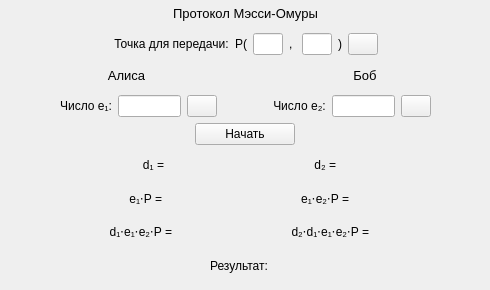
      <widget class="QWidget" name="page_4">
       <widget class="QWidget" name="verticalLayoutWidget">
        <property name="geometry">
         <rect>
          <x>10</x>
          <y>0</y>
          <width>471</width>
          <height>281</height>
         </rect>
        </property>
        <layout class="QVBoxLayout" name="verticalLayout">
         <property name="spacing">
          <number>6</number>
         </property>
         <item>
          <widget class="QLabel" name="label_19">
           <property name="font">
            <font>
             <pointsize>10</pointsize>
            </font>
           </property>
           <property name="text">
            <string>Протокол Мэсси-Омуры</string>
           </property>
           <property name="alignment">
            <set>Qt::AlignCenter</set>
           </property>
          </widget>
         </item>
         <item>
          <layout class="QHBoxLayout" name="horizontalLayout_2">
           <item>
            <spacer name="horizontalSpacer_4">
             <property name="orientation">
              <enum>Qt::Horizontal</enum>
             </property>
             <property name="sizeHint" stdset="0">
              <size>
               <width>40</width>
               <height>20</height>
              </size>
             </property>
            </spacer>
           </item>
           <item>
            <widget class="QLabel" name="label_23">
             <property name="text">
              <string>Точка для передачи:</string>
             </property>
             <property name="textFormat">
              <enum>Qt::AutoText</enum>
             </property>
             <property name="alignment">
              <set>Qt::AlignCenter</set>
             </property>
            </widget>
           </item>
           <item>
            <widget class="QLabel" name="label_27">
             <property name="text">
              <string>P(</string>
             </property>
             <property name="alignment">
              <set>Qt::AlignRight|Qt::AlignTrailing|Qt::AlignVCenter</set>
             </property>
            </widget>
           </item>
           <item>
            <widget class="QLineEdit" name="xMOLineEdit">
             <property name="maximumSize">
              <size>
               <width>30</width>
               <height>16777215</height>
              </size>
             </property>
             <property name="alignment">
              <set>Qt::AlignRight|Qt::AlignTrailing|Qt::AlignVCenter</set>
             </property>
            </widget>
           </item>
           <item>
            <widget class="QLabel" name="label_28">
             <property name="text">
              <string>, </string>
             </property>
             <property name="alignment">
              <set>Qt::AlignCenter</set>
             </property>
            </widget>
           </item>
           <item>
            <widget class="QLineEdit" name="yMOLineEdit">
             <property name="maximumSize">
              <size>
               <width>30</width>
               <height>16777215</height>
              </size>
             </property>
             <property name="alignment">
              <set>Qt::AlignRight|Qt::AlignTrailing|Qt::AlignVCenter</set>
             </property>
            </widget>
           </item>
           <item>
            <widget class="QLabel" name="label_26">
             <property name="text">
              <string>)</string>
             </property>
            </widget>
           </item>
           <item>
            <widget class="QPushButton" name="randomPointMOButton">
             <property name="maximumSize">
              <size>
               <width>30</width>
               <height>16777215</height>
              </size>
             </property>
             <property name="text">
              <string/>
             </property>
             <property name="icon">
              <iconset>
               <normaloff>play.png</normaloff>play.png</iconset>
             </property>
            </widget>
           </item>
           <item>
            <spacer name="horizontalSpacer_3">
             <property name="orientation">
              <enum>Qt::Horizontal</enum>
             </property>
             <property name="sizeHint" stdset="0">
              <size>
               <width>40</width>
               <height>20</height>
              </size>
             </property>
            </spacer>
           </item>
          </layout>
         </item>
         <item>
          <layout class="QHBoxLayout" name="horizontalLayout_11">
           <item>
            <widget class="QLabel" name="label_35">
             <property name="font">
              <font>
               <pointsize>10</pointsize>
              </font>
             </property>
             <property name="text">
              <string>Алиса</string>
             </property>
             <property name="alignment">
              <set>Qt::AlignCenter</set>
             </property>
            </widget>
           </item>
           <item>
            <widget class="QLabel" name="label_29">
             <property name="font">
              <font>
               <pointsize>10</pointsize>
              </font>
             </property>
             <property name="text">
              <string>Боб</string>
             </property>
             <property name="alignment">
              <set>Qt::AlignCenter</set>
             </property>
            </widget>
           </item>
          </layout>
         </item>
         <item>
          <layout class="QHBoxLayout" name="horizontalLayout_6">
           <item>
            <spacer name="horizontalSpacer_10">
             <property name="orientation">
              <enum>Qt::Horizontal</enum>
             </property>
             <property name="sizeType">
              <enum>QSizePolicy::Fixed</enum>
             </property>
             <property name="sizeHint" stdset="0">
              <size>
               <width>50</width>
               <height>20</height>
              </size>
             </property>
            </spacer>
           </item>
           <item>
            <widget class="QLabel" name="label_16">
             <property name="text">
              <string>Число e₁:</string>
             </property>
             <property name="alignment">
              <set>Qt::AlignCenter</set>
             </property>
            </widget>
           </item>
           <item>
            <widget class="QLineEdit" name="valueEMOLineEdit_1">
             <property name="alignment">
              <set>Qt::AlignCenter</set>
             </property>
            </widget>
           </item>
           <item>
            <widget class="QPushButton" name="randomValueEMOButton_1">
             <property name="maximumSize">
              <size>
               <width>30</width>
               <height>16777215</height>
              </size>
             </property>
             <property name="text">
              <string/>
             </property>
             <property name="icon">
              <iconset>
               <normaloff>play.png</normaloff>play.png</iconset>
             </property>
            </widget>
           </item>
           <item>
            <spacer name="horizontalSpacer_2">
             <property name="orientation">
              <enum>Qt::Horizontal</enum>
             </property>
             <property name="sizeType">
              <enum>QSizePolicy::MinimumExpanding</enum>
             </property>
             <property name="sizeHint" stdset="0">
              <size>
               <width>50</width>
               <height>20</height>
              </size>
             </property>
            </spacer>
           </item>
           <item>
            <widget class="QLabel" name="label_30">
             <property name="text">
              <string>Число e₂:</string>
             </property>
             <property name="alignment">
              <set>Qt::AlignCenter</set>
             </property>
            </widget>
           </item>
           <item>
            <widget class="QLineEdit" name="valueEMOLineEdit_2">
             <property name="alignment">
              <set>Qt::AlignCenter</set>
             </property>
            </widget>
           </item>
           <item>
            <widget class="QPushButton" name="randomValueEMOButton_2">
             <property name="maximumSize">
              <size>
               <width>30</width>
               <height>16777215</height>
              </size>
             </property>
             <property name="text">
              <string/>
             </property>
             <property name="icon">
              <iconset>
               <normaloff>play.png</normaloff>play.png</iconset>
             </property>
            </widget>
           </item>
           <item>
            <spacer name="horizontalSpacer_11">
             <property name="orientation">
              <enum>Qt::Horizontal</enum>
             </property>
             <property name="sizeType">
              <enum>QSizePolicy::Fixed</enum>
             </property>
             <property name="sizeHint" stdset="0">
              <size>
               <width>50</width>
               <height>20</height>
              </size>
             </property>
            </spacer>
           </item>
          </layout>
         </item>
         <item>
          <layout class="QHBoxLayout" name="horizontalLayout_5">
           <item>
            <widget class="QPushButton" name="protocolMOButton">
             <property name="maximumSize">
              <size>
               <width>100</width>
               <height>16777215</height>
              </size>
             </property>
             <property name="text">
              <string>Начать</string>
             </property>
             <property name="autoDefault">
              <bool>true</bool>
             </property>
            </widget>
           </item>
          </layout>
         </item>
         <item>
          <layout class="QHBoxLayout" name="horizontalLayout_12">
           <item>
            <spacer name="horizontalSpacer_12">
             <property name="orientation">
              <enum>Qt::Horizontal</enum>
             </property>
             <property name="sizeType">
              <enum>QSizePolicy::Expanding</enum>
             </property>
             <property name="sizeHint" stdset="0">
              <size>
               <width>50</width>
               <height>20</height>
              </size>
             </property>
            </spacer>
           </item>
           <item>
            <widget class="QLabel" name="label_36">
             <property name="text">
              <string>d₁ =</string>
             </property>
             <property name="alignment">
              <set>Qt::AlignRight|Qt::AlignTrailing|Qt::AlignVCenter</set>
             </property>
            </widget>
           </item>
           <item>
            <widget class="QLabel" name="resultDMOLabel_1">
             <property name="text">
              <string/>
             </property>
            </widget>
           </item>
           <item>
            <spacer name="horizontalSpacer_13">
             <property name="orientation">
              <enum>Qt::Horizontal</enum>
             </property>
             <property name="sizeType">
              <enum>QSizePolicy::MinimumExpanding</enum>
             </property>
             <property name="sizeHint" stdset="0">
              <size>
               <width>50</width>
               <height>20</height>
              </size>
             </property>
            </spacer>
           </item>
           <item>
            <widget class="QLabel" name="label_37">
             <property name="text">
              <string>d₂ =</string>
             </property>
             <property name="alignment">
              <set>Qt::AlignRight|Qt::AlignTrailing|Qt::AlignVCenter</set>
             </property>
            </widget>
           </item>
           <item>
            <widget class="QLabel" name="resultDMOLabel_2">
             <property name="text">
              <string/>
             </property>
            </widget>
           </item>
           <item>
            <spacer name="horizontalSpacer_14">
             <property name="orientation">
              <enum>Qt::Horizontal</enum>
             </property>
             <property name="sizeType">
              <enum>QSizePolicy::Expanding</enum>
             </property>
             <property name="sizeHint" stdset="0">
              <size>
               <width>50</width>
               <height>20</height>
              </size>
             </property>
            </spacer>
           </item>
          </layout>
         </item>
         <item>
          <layout class="QHBoxLayout" name="horizontalLayout_13">
           <item>
            <spacer name="horizontalSpacer_15">
             <property name="orientation">
              <enum>Qt::Horizontal</enum>
             </property>
             <property name="sizeType">
              <enum>QSizePolicy::Expanding</enum>
             </property>
             <property name="sizeHint" stdset="0">
              <size>
               <width>50</width>
               <height>20</height>
              </size>
             </property>
            </spacer>
           </item>
           <item>
            <widget class="QLabel" name="label_42">
             <property name="text">
              <string>e₁⋅P =</string>
             </property>
             <property name="alignment">
              <set>Qt::AlignRight|Qt::AlignTrailing|Qt::AlignVCenter</set>
             </property>
            </widget>
           </item>
           <item>
            <widget class="QLabel" name="resultEMOLabel">
             <property name="text">
              <string/>
             </property>
            </widget>
           </item>
           <item>
            <spacer name="horizontalSpacer_16">
             <property name="orientation">
              <enum>Qt::Horizontal</enum>
             </property>
             <property name="sizeType">
              <enum>QSizePolicy::MinimumExpanding</enum>
             </property>
             <property name="sizeHint" stdset="0">
              <size>
               <width>50</width>
               <height>20</height>
              </size>
             </property>
            </spacer>
           </item>
           <item>
            <widget class="QLabel" name="label_45">
             <property name="text">
              <string>e₁⋅e₂⋅P =</string>
             </property>
             <property name="alignment">
              <set>Qt::AlignRight|Qt::AlignTrailing|Qt::AlignVCenter</set>
             </property>
            </widget>
           </item>
           <item>
            <widget class="QLabel" name="resultEEMOLabel">
             <property name="text">
              <string/>
             </property>
            </widget>
           </item>
           <item>
            <spacer name="horizontalSpacer_17">
             <property name="orientation">
              <enum>Qt::Horizontal</enum>
             </property>
             <property name="sizeType">
              <enum>QSizePolicy::Expanding</enum>
             </property>
             <property name="sizeHint" stdset="0">
              <size>
               <width>50</width>
               <height>20</height>
              </size>
             </property>
            </spacer>
           </item>
          </layout>
         </item>
         <item>
          <layout class="QHBoxLayout" name="horizontalLayout_20">
           <item>
            <spacer name="horizontalSpacer_31">
             <property name="orientation">
              <enum>Qt::Horizontal</enum>
             </property>
             <property name="sizeHint" stdset="0">
              <size>
               <width>40</width>
               <height>20</height>
              </size>
             </property>
            </spacer>
           </item>
           <item>
            <widget class="QLabel" name="label_55">
             <property name="text">
              <string>d₁⋅e₁⋅e₂⋅P =</string>
             </property>
             <property name="alignment">
              <set>Qt::AlignRight|Qt::AlignTrailing|Qt::AlignVCenter</set>
             </property>
            </widget>
           </item>
           <item>
            <widget class="QLabel" name="resultDEEMOLabel">
             <property name="text">
              <string/>
             </property>
            </widget>
           </item>
           <item>
            <spacer name="horizontalSpacer_33">
             <property name="orientation">
              <enum>Qt::Horizontal</enum>
             </property>
             <property name="sizeType">
              <enum>QSizePolicy::MinimumExpanding</enum>
             </property>
             <property name="sizeHint" stdset="0">
              <size>
               <width>50</width>
               <height>20</height>
              </size>
             </property>
            </spacer>
           </item>
           <item>
            <widget class="QLabel" name="label_57">
             <property name="text">
              <string>d₂⋅d₁⋅e₁⋅e₂⋅P =</string>
             </property>
             <property name="alignment">
              <set>Qt::AlignRight|Qt::AlignTrailing|Qt::AlignVCenter</set>
             </property>
            </widget>
           </item>
           <item>
            <widget class="QLabel" name="resultDDEEMOLabel">
             <property name="text">
              <string/>
             </property>
            </widget>
           </item>
           <item>
            <spacer name="horizontalSpacer_32">
             <property name="orientation">
              <enum>Qt::Horizontal</enum>
             </property>
             <property name="sizeHint" stdset="0">
              <size>
               <width>40</width>
               <height>20</height>
              </size>
             </property>
            </spacer>
           </item>
          </layout>
         </item>
         <item>
          <layout class="QHBoxLayout" name="horizontalLayout_7">
           <item>
            <spacer name="horizontalSpacer_8">
             <property name="orientation">
              <enum>Qt::Horizontal</enum>
             </property>
             <property name="sizeHint" stdset="0">
              <size>
               <width>40</width>
               <height>20</height>
              </size>
             </property>
            </spacer>
           </item>
           <item>
            <widget class="QLabel" name="label_48">
             <property name="minimumSize">
              <size>
               <width>0</width>
               <height>30</height>
              </size>
             </property>
             <property name="text">
              <string>Результат:</string>
             </property>
             <property name="alignment">
              <set>Qt::AlignCenter</set>
             </property>
            </widget>
           </item>
           <item>
            <widget class="QLabel" name="resultProtocolMO">
             <property name="text">
              <string/>
             </property>
             <property name="alignment">
              <set>Qt::AlignCenter</set>
             </property>
            </widget>
           </item>
           <item>
            <spacer name="horizontalSpacer_9">
             <property name="orientation">
              <enum>Qt::Horizontal</enum>
             </property>
             <property name="sizeHint" stdset="0">
              <size>
               <width>40</width>
               <height>20</height>
              </size>
             </property>
            </spacer>
           </item>
          </layout>
         </item>
        </layout>
       </widget>
      </widget>
